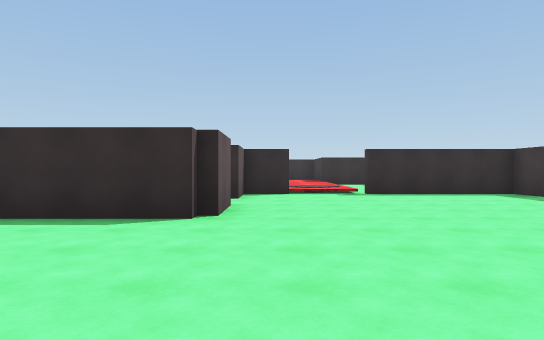
[1] (above)

16 first-person views from a walk through a scene from a Unity 3-D project. The camera is 1.4 m above the floor, looks level and sees 75° across. The floor is counted in squares, 2.62 m on a side. Each view is taken from the middle of a square. On the plan, view 1 faces up. The plan holds only what a view shows up to about 9 squares ahead; the rest is blank. The place goes on beyond the plan. The player is left out. Some animated figures are not drawn. Some surface patterns are stand-ins.

[2]
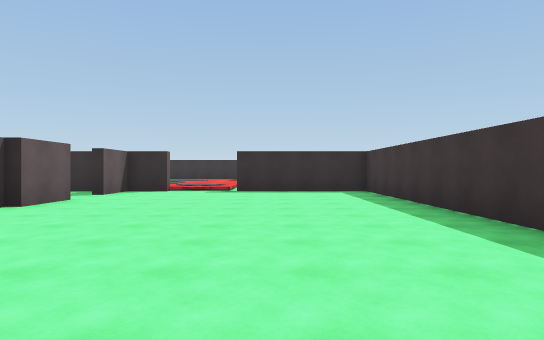

[3]
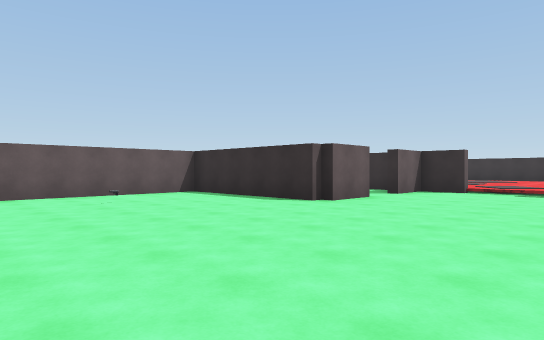

[4]
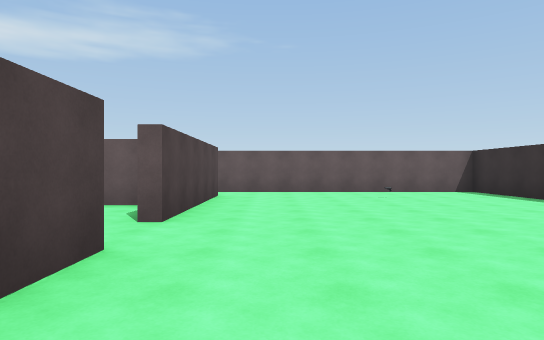

[5]
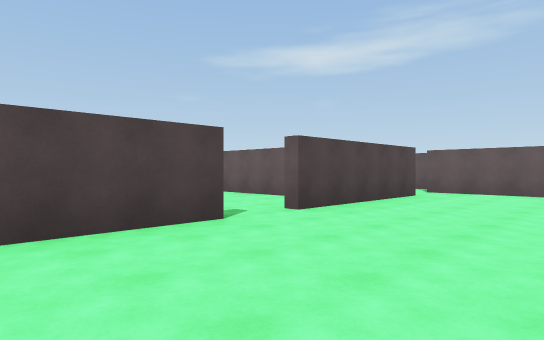

[6]
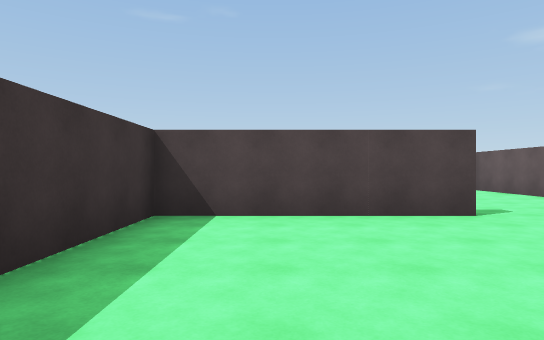

[7]
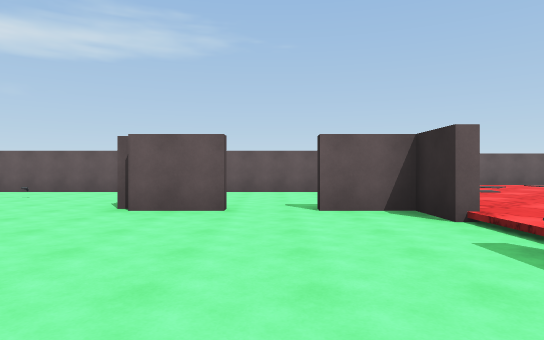

[8]
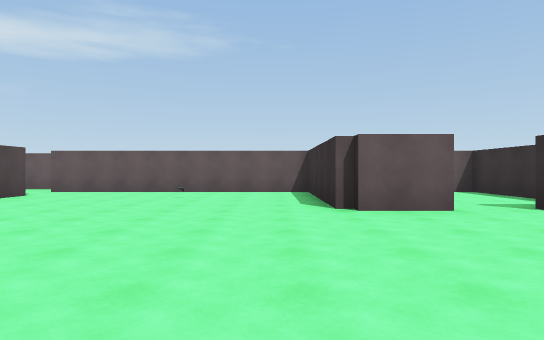

[9]
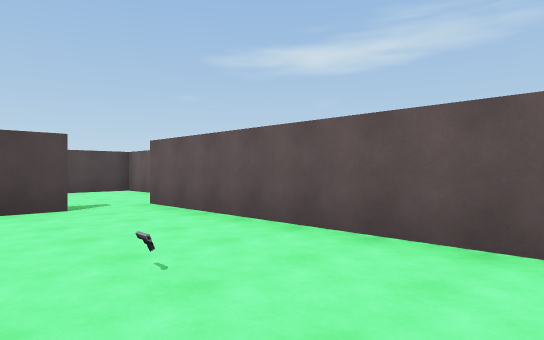

[10]
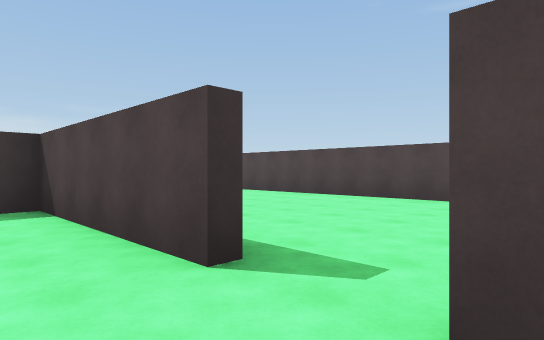

[11]
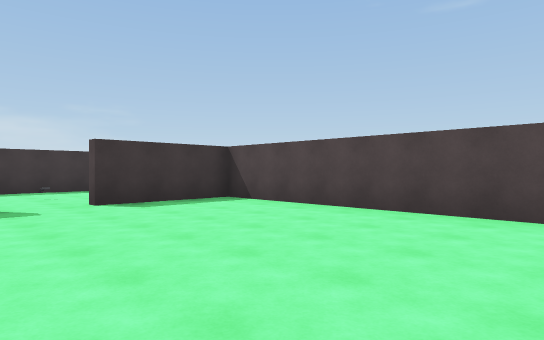

[12]
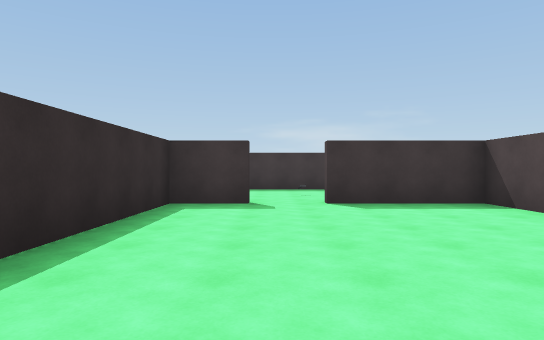

[13]
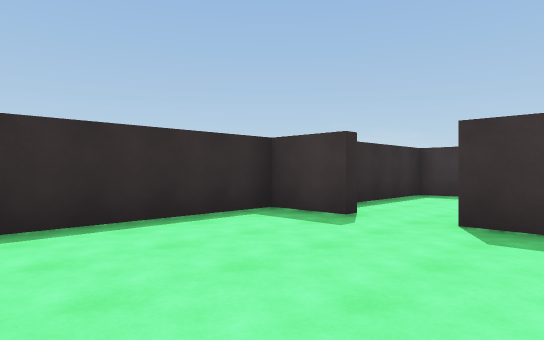

[14]
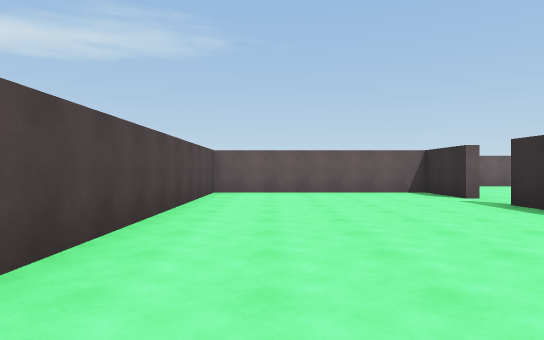

[15]
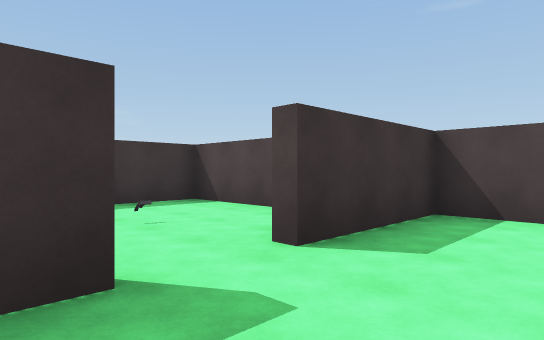

[16]
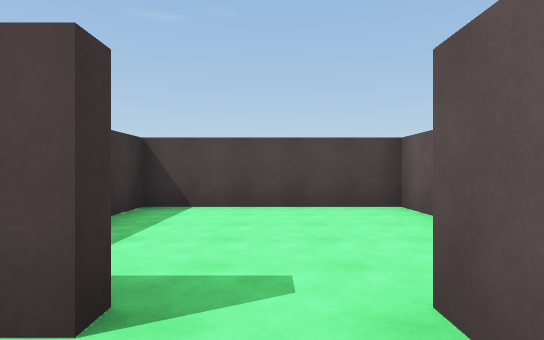

### Floor plan
Points are (right, up) in squares from view 1. A wall is a line through its corners. A room is listed if a view was taken in it or the views show most of it. See-through windows are left out.
Room 1 (views 1, 2, 3, 4, 5, 6, 7, 8, 9, 10, 16)
walls: (-0.9, 3.9) (-4.6, 3.9) (-4.6, -1.4); (-0.6, 5.4) (-0.6, 4.1); (1.6, -2.1) (5.4, -2.1) (5.4, 0.2); (5.4, 2) (5.4, 7.9) (2.1, 7.9); (0.5, 7.9) (-0.6, 7.9) (-0.6, 6.6); (-3.4, -2.1) (0.4, -2.1)
low walls: (2, 7.9) (1.5, 7.9)
ways out: opening at (1, -2) to room 2; opening at (-1, 6) to room 3; opening at (-4, -2); opening at (1, 8); gap at (2, 8)
objects: gun (-3, 1)
Room 2 (views 11, 12, 13, 14, 15)
walls: (2.4, -2.4) (1.6, -2.4); (0.4, -2.4) (-1.4, -2.4) (-1.4, -7.4) (8.6, -7.4) (8.6, -4.9); (8.6, -3.8) (8.6, -2.4) (5, -2.4)
ways out: opening at (1, -2) to room 1; opening at (9, -4) to room 4
Room 3 (no view inside)
walls: (-1.5, 7.9) (-4.6, 7.9) (-4.6, 4.9)
ways out: opening at (-1, 6) to room 1
Room 4 (no view inside)
walls: (10.6, -6.6) (12.6, -6.6) (12.6, -2.9) (10, -2.9)
ways out: opening at (9, -4) to room 2
objects: other object (10, -5)

Positions as (right, up) in squares from view 1, and headings:
1: (0, 0), facing up
2: (3, -1), facing up
3: (3, -1), facing up-left
4: (4, -1), facing left
5: (4, 1), facing down-left
6: (4, 2), facing down
7: (4, 6), facing left
8: (4, 3), facing left
9: (-2, 3), facing down-left
10: (0, -1), facing down-right
11: (3, -3), facing down-right
12: (3, -4), facing right
13: (5, -6), facing up-right
14: (7, -6), facing left
15: (7, -3), facing down-right
16: (-4, -1), facing down
